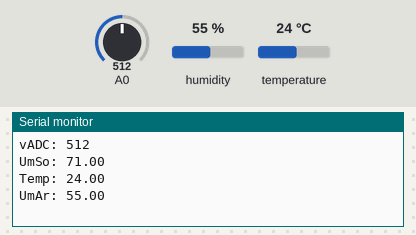
A sketch run on a simulated ESP8266 (NodeMCU). Parts: the last lines printed to the serial monitor. The test bench sets the inputs (shaded band); at power-on: humidity 55 %, A0 = 512, temperature 24 °C. WiFi joins after 1.5 s; servers stay silent unless stated.

Above: at 4.5 s.
4.6 s: humidity set to 22 %
6.1 s: A0 set to 716
At 7.1 s:
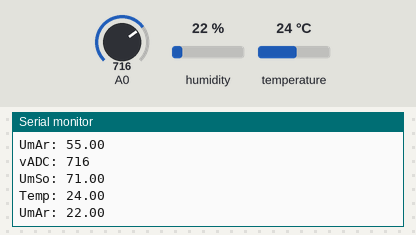
7.6 s: temperature set to 12 °C
At 8.9 s:
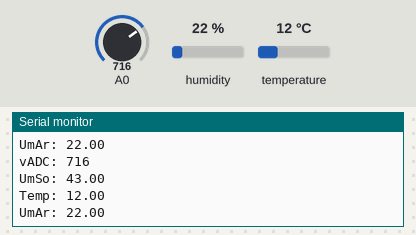
9.1 s: A0 set to 900
At 10.5 s:
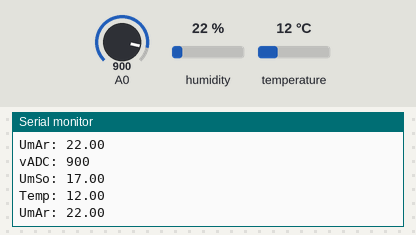
10.6 s: humidity set to 40 %
At 12.9 s:
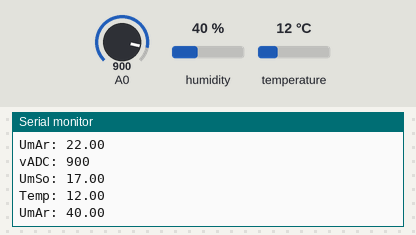
Timing chart, 0 to 13.1 s (numbered marks = the images above; inputs shaded):
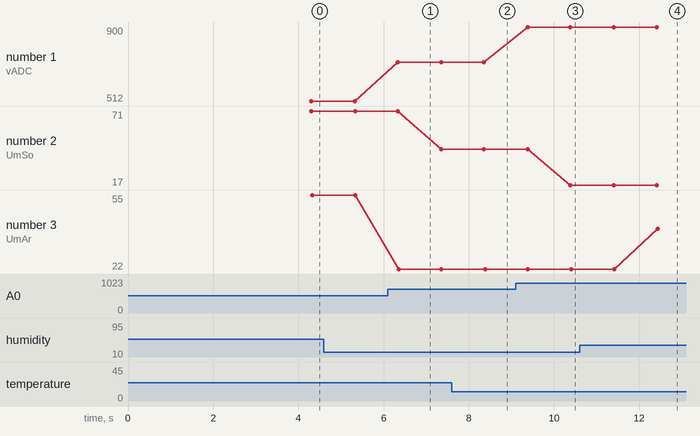

The sketch:

SmartPlant.ino
```cpp
#include <DHT.h>
#include <BlynkSimpleEsp8266.h>


#define DHTPIN 2     // pino de dados do sensor
#define DHTTYPE DHT11   // DHT 11

#define VPIN_BUTTON_1    V12

char auth[] = "U9OT75btWBCwKJwJ4FE8LzqTyi-7UgYj";
char ssid[] = "Familia_Lima";
char pass[] = "fvp0673mp";

DHT dht(DHTPIN, DHTTYPE);

BlynkTimer timer;

double T, P;
char status;

void setup() {
  Serial.begin(9600);
/*
  WifiManager wm;

  bool res;

  res = wm.autoConnect("SmartPlant","12345678");

  if(!res){
    Serial.println("Falha na conexão!");
    delay(3000);
    ESP.restart();
  } else{
    Serial.println("Conectado com sucesso!");
  }
*/
  pinMode(A0, INPUT);
  // Delay pra não dar problema na inicialização
  delay(1500);

  Blynk.begin(auth, ssid, pass, "blynk.cloud", 80);
  dht.begin();

}

void loop() {
  LeituraUmidade();
  LeituraDHT();

}

void LeituraDHT() {
  float h = dht.readHumidity();
  float t = dht.readTemperature();

  if (isnan(h) || isnan(t)) {
    Serial.println("Sem dados do sensor DHT!");
    return;
  }

  Blynk.virtualWrite(V0, t);
  Blynk.virtualWrite(V1, h);

  Serial.print("Temp: "); Serial.println(t);
  Serial.print("UmAr: "); Serial.println(h);

  Blynk.run();//Run the Blynk library
  timer.run();//Run the Blynk timer
}

void LeituraUmidade(){
  //Liga o pino A0
  digitalWrite(A0, HIGH);
  delay(500);

  int ValorADC;
  float Umidade;

  ValorADC = analogRead(A0);

  //Desliga o pino A0 para diminuir o desgaste do sensor
  digitalWrite(A0, LOW);
  delay(500);

  Umidade = map(ValorADC, 300, 1024, 100, 0);

  Blynk.virtualWrite(V2, Umidade);

  if(Umidade < 30){
    Blynk.logEvent("baixaumidade","Umidade do solo baixa!");
    WidgetLED LED(V3);
    LED.on();
  } else{
    WidgetLED LED(V3);
    LED.off();
  }

  Serial.print("vADC: "); Serial.println(analogRead(A0));
  Serial.print("UmSo: "); Serial.println(Umidade);
}

BLYNK_CONNECTED() {
  // Request the latest state from the server
  Blynk.syncVirtual(VPIN_BUTTON_1);
}
```

Measured:
- after the input at 6.1 s, the serial monitor: prints a new line after 0.23 s (image 1)
- after the input at 7.6 s, the serial monitor: prints a new line after 0.78 s (image 2)
- after the input at 9.1 s, the serial monitor: prints a new line after 0.28 s (image 3)
- after the input at 10.6 s, the serial monitor: prints a new line after 1.8 s (image 4)
- plotted number 1: 512 → 716 after the input at 6.1 s, 716 → 900 after the input at 9.1 s
- plotted number 2: 71 → 43 after the input at 6.1 s, 43 → 17 after the input at 9.1 s
- plotted number 3: 22 → 40 after the input at 10.6 s
